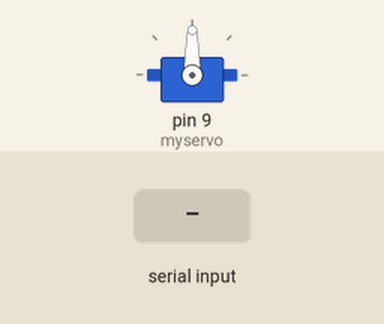
A sketch run on a simulated Arduino Uno, built with avr-gcc and run on an emulated ATmega328P. On the bench: servo. Inputs (shaded band) come from the test bench.

Above: at 1.2 s.
1.3 s: "90,45\n" received over Serial
At 2.3 s:
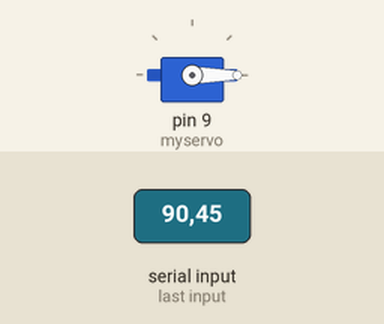
Timing chart, 0 to 4.3 s (numbered marks = the images above; inputs shaded):
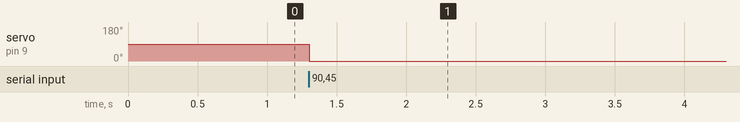

The sketch:

ch5_01_servo_serial.ino
```cpp
#include <Servo.h>

Servo myservo; // create servo object to control a servo

int pos = 0; // variable to store the servo position

void setup() {
  Serial.begin(9600);
  myservo.attach(9);  // attaches the servo on pin 9 to the servo object
}

void loop() {
  while (Serial.available() > 0) {
    int inputValue = Serial.parseInt();
    if (inputValue == 1) {
      myservo.write(90);
    } else { // must be a "0"
      myservo.write(0);
    }
  }
}
```

Measured:
- after the input at 1.3 s, servo on pin 9 (myservo): 90° → 0° at once
